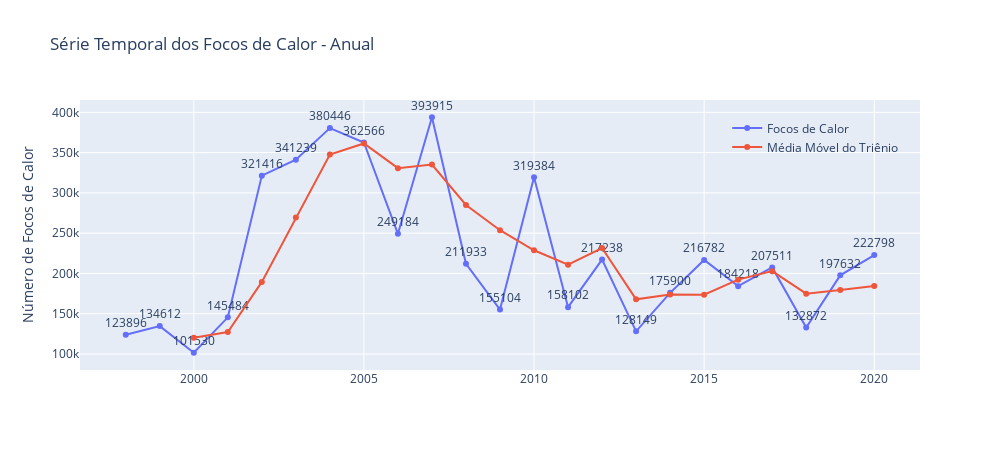

Write notebook code for a chart like this one.
### Code cell
plot_forest_fires_timeline(base, 'Série Temporal dos Focos de Calor - Anual')

### Figure 1 — Plotly figure (JSON) as saved in the notebook; plotly's stock layout.template omitted (floating-point values rounded to 4 significant figures)
{"data": [{"mode": "markers+lines+text", "name": "Focos de Calor", "text": [123896, 134612, 101530, 145484, 321416, 341239, 380446, 362566, 249184, 393915, 211933, 155104, 319384, 158102, 217238, 128149, 175900, 216782, 184218, 207511, 132872, 197632, 222798], "textposition": "top center", "type": "scatter", "x": [1998, 1999, 2000, 2001, 2002, 2003, 2004, 2005, 2006, 2007, 2008, 2009, 2010, 2011, 2012, 2013, 2014, 2015, 2016, 2017, 2018, 2019, 2020], "y": [123896, 134612, 101530, 145484, 321416, 341239, 380446, 362566, 249184, 393915, 211933, 155104, 319384, 158102, 217238, 128149, 175900, 216782, 184218, 207511, 132872, 197632, 222798]}, {"mode": "markers+lines", "name": "Média Móvel do Triênio", "type": "scatter", "x": [1998, 1999, 2000, 2001, 2002, 2003, 2004, 2005, 2006, 2007, 2008, 2009, 2010, 2011, 2012, 2013, 2014, 2015, 2016, 2017, 2018, 2019, 2020], "y": [null, null, 120000.0, 127200.0, 189500.0, 269400.0, 347700.0, 361417, 330732, 335200.0, 285000.0, 253700.0, 228807, 210900.0, 231600.0, 167800.0, 173800.0, 173600.0, 192300, 202837, 174867, 179300.0, 184434]}], "layout": {"height": 450, "legend": {"bgcolor": "rgba(255, 255, 255, 0)", "x": 0.98, "xanchor": "right", "y": 0.95, "yanchor": "top"}, "title": {"text": "Série Temporal dos Focos de Calor - Anual"}, "width": 1000, "yaxis": {"title": {"text": "Número de Focos de Calor"}}}}
